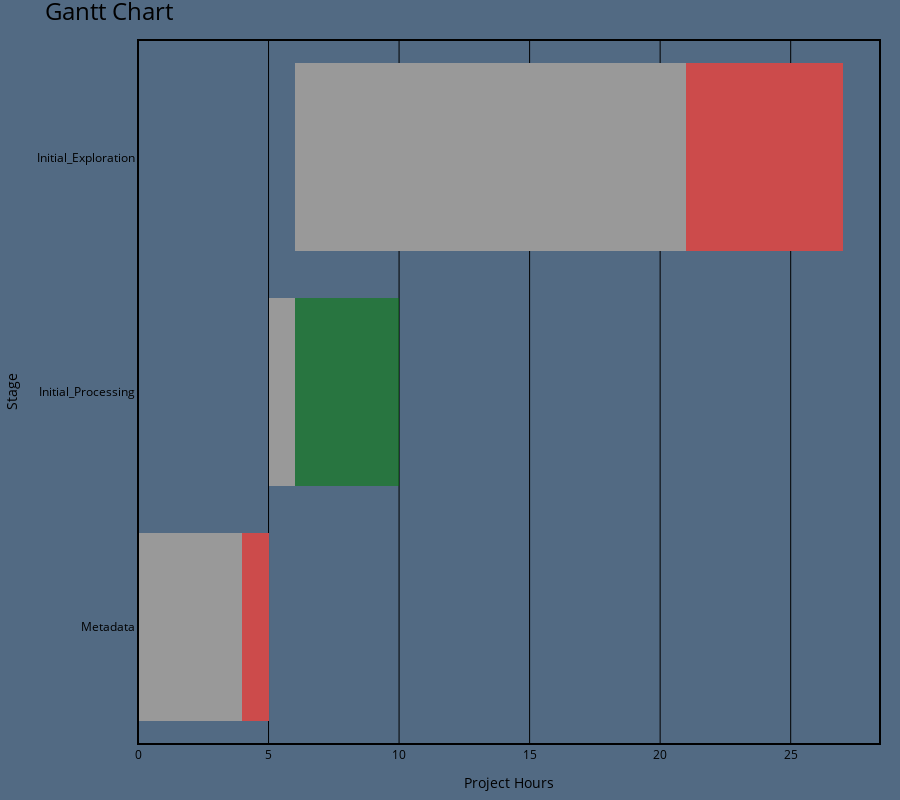

Notebook code cell kept with this figure:
### Code cell
fig = go.Figure()

fig.add_trace(go.Bar(
    y=df['Stage'],
    x=df['hours_spent'],
    base=df['starting_hour'],
    orientation='h',
    marker=dict(
        color=dark_grey,
        line=dict(color='rgba(0,0,0,0)')  # Set the line color to transparent

    ),
    name='Hours Spent'
))

fig.add_trace(go.Bar(
    y=df['Stage'],
    x=df['exceeded_hours'],
    base=df['estimated_end_hour'],
    orientation='h',
    marker=dict(
        color='red',
        opacity=0.5,
        line=dict(color='rgba(0,0,0,0)')  # Set the line color to transparent
    ),
    name='Exceeded Hours'
))

fig.add_trace(go.Bar(
    y=df['Stage'],
    x=df['finished_early_hours'],
    base=df['completion_hour'],
    orientation='h',
    marker=dict(
        color='green',
        opacity=0.5,
        line=dict(color='rgba(0,0,0,0)')  # Set the line color to transparent
    ),
    name='Finished Early'
))



fig.update_layout(
    barmode='stack',
    title={
        'text':'Gantt Chart',
        'font':{
            'size':24,
            'color':axis_label_color,
            # 'bold': True,
        },
        },
    xaxis_title='Project Hours',
    yaxis_title='Stage',
    xaxis=dict(
        showgrid=True,  # Add grid lines on the x-axis
        tickmode='linear',  # Use linear tick mode
        dtick=5,  # Set the tick interval to 3
        gridcolor=grid_color,  # Set the color of the grid lines
        showline=True,  # Show x-axis line
        linewidth=1,  # Set x-axis line width
        linecolor=grid_color,  # Set x-axis line color
        title=dict(
            font=dict(color=axis_label_color)  # Set the x-axis label text color to white
        ),
        tickfont=dict(color=axis_label_color)  # Set the x-axis tick labels color to white
    ),
    yaxis=dict(
        showgrid=False,  # Remove grid lines on the y-axis
        showline=True,  # Show y-axis line
        linewidth=1,  # Set y-axis line width
        linecolor='grey',  # Set y-axis line color
        title=dict(
            font=dict(color=axis_label_color)  # Set the y-axis label text color to white
        ),
        tickfont=dict(color=axis_label_color)  # Set the y-axis tick labels color to white
    ),
    height=800,  # Set the plot height to 600 pixels
    plot_bgcolor=graph_color,  # Set the background color
    paper_bgcolor=bg_color,  # Set the paper background color
    showlegend=False,  # Hide legend
    margin=dict(l=20, r=20, t=40, b=20),  # Set margin
    hovermode='closest',  # Set hover mode
    shapes=[
        dict(
            type='rect',
            xref='paper',
            yref='paper',
            x0=0,
            y0=0,
            x1=1,
            y1=1,
            line=dict(
                color=grid_color,
                width=2
            )
        )
    ]
)

fig.show()

# fig = px.colors.qualitative.swatches()
# fig.show()

### Figure 1 — Plotly figure (JSON) as saved in the notebook; plotly's stock layout.template omitted (floating-point values rounded to 4 significant figures)
{"data": [{"base": [0, 5, 6], "marker": {"color": "rgb(153,153,153)", "line": {"color": "rgba(0,0,0,0)"}}, "name": "Hours Spent", "orientation": "h", "type": "bar", "x": [5, 1, 21], "y": ["Metadata", "Initial_Processing", "Initial_Exploration"]}, {"base": [4, 10, 21], "marker": {"color": "red", "line": {"color": "rgba(0,0,0,0)"}, "opacity": 0.5}, "name": "Exceeded Hours", "orientation": "h", "type": "bar", "x": [1, 0, 6], "y": ["Metadata", "Initial_Processing", "Initial_Exploration"]}, {"base": [5, 6, 27], "marker": {"color": "green", "line": {"color": "rgba(0,0,0,0)"}, "opacity": 0.5}, "name": "Finished Early", "orientation": "h", "type": "bar", "x": [0, 4, 0], "y": ["Metadata", "Initial_Processing", "Initial_Exploration"]}], "layout": {"barmode": "stack", "height": 800, "hovermode": "closest", "margin": {"b": 20, "l": 20, "r": 20, "t": 40}, "paper_bgcolor": "rgb(82, 106, 131)", "plot_bgcolor": "rgb(82, 106, 131)", "shapes": [{"line": {"color": "black", "width": 2}, "type": "rect", "x0": 0, "x1": 1, "xref": "paper", "y0": 0, "y1": 1, "yref": "paper"}], "showlegend": false, "title": {"font": {"color": "black", "size": 24}, "text": "Gantt Chart"}, "xaxis": {"dtick": 5, "gridcolor": "black", "linecolor": "black", "linewidth": 1, "showgrid": true, "showline": true, "tickfont": {"color": "black"}, "tickmode": "linear", "title": {"font": {"color": "black"}, "text": "Project Hours"}}, "yaxis": {"linecolor": "grey", "linewidth": 1, "showgrid": false, "showline": true, "tickfont": {"color": "black"}, "title": {"font": {"color": "black"}, "text": "Stage"}}}}
